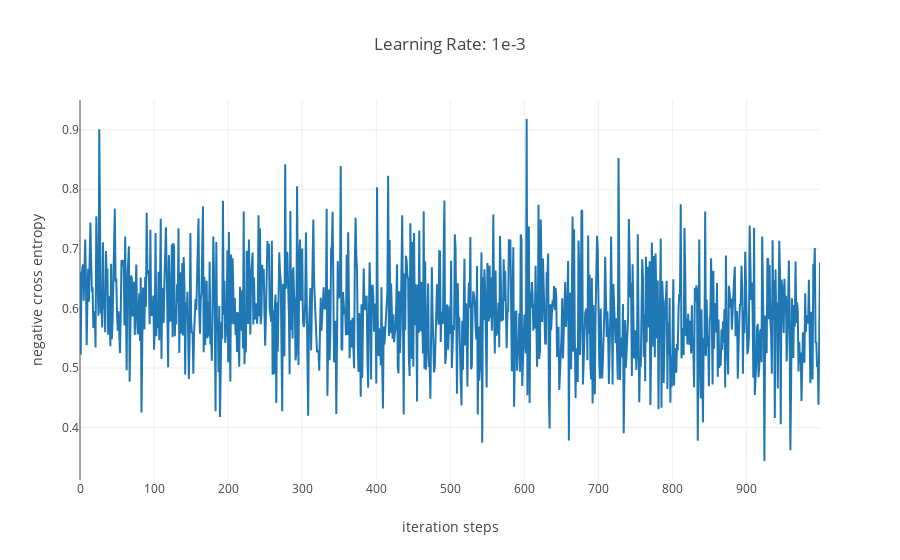

Notebook source saved alongside this figure:
### Code cell
data = [go.Scatter(x=np.arange(1000),
                   y=np.array(indiced_single_features_estimator[0].loss),
                   mode="lines",
                   name="cross entropy")]
layout = go.Layout(
    title='Learning Rate: 1e-3',
    xaxis=dict(
        title='iteration steps',
    ),
    yaxis=dict(
        title='negative cross entropy'
    )
)
fig = go.Figure(data=data, layout=layout)
iplot(fig)

### Figure 1 — Plotly figure (JSON) as saved in the notebook; plotly's stock layout.template omitted (floating-point values rounded to 4 significant figures; data arrays with more than 128 entries replaced by an {"elided": "..."} marker saying what was removed)
{"data": [{"mode": "lines", "name": "cross entropy", "type": "scatter", "x": {"elided": "1000 int values"}, "y": {"elided": "10000 float values"}}], "layout": {"title": "Learning Rate: 1e-3", "xaxis": {"title": "iteration steps"}, "yaxis": {"title": "negative cross entropy"}}}
